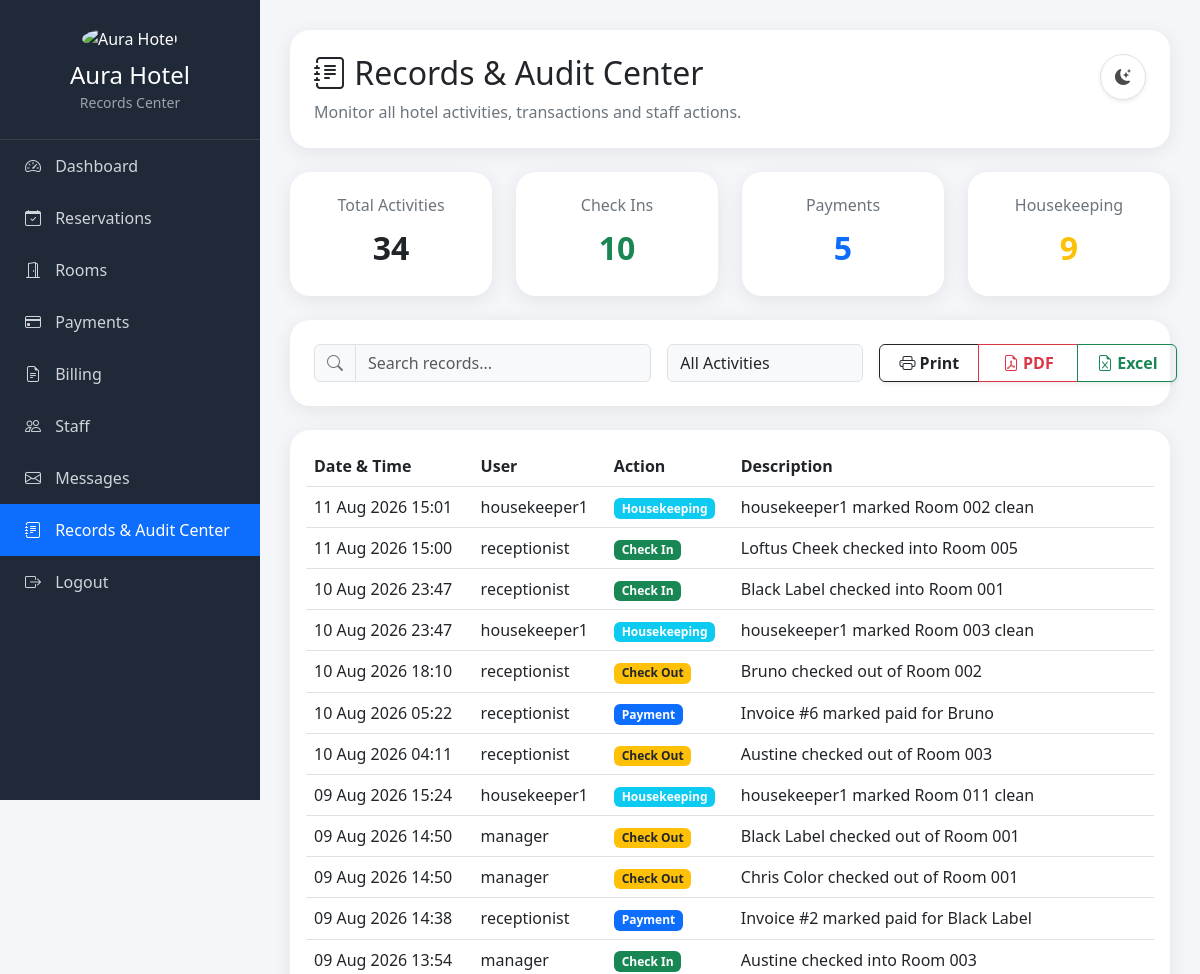
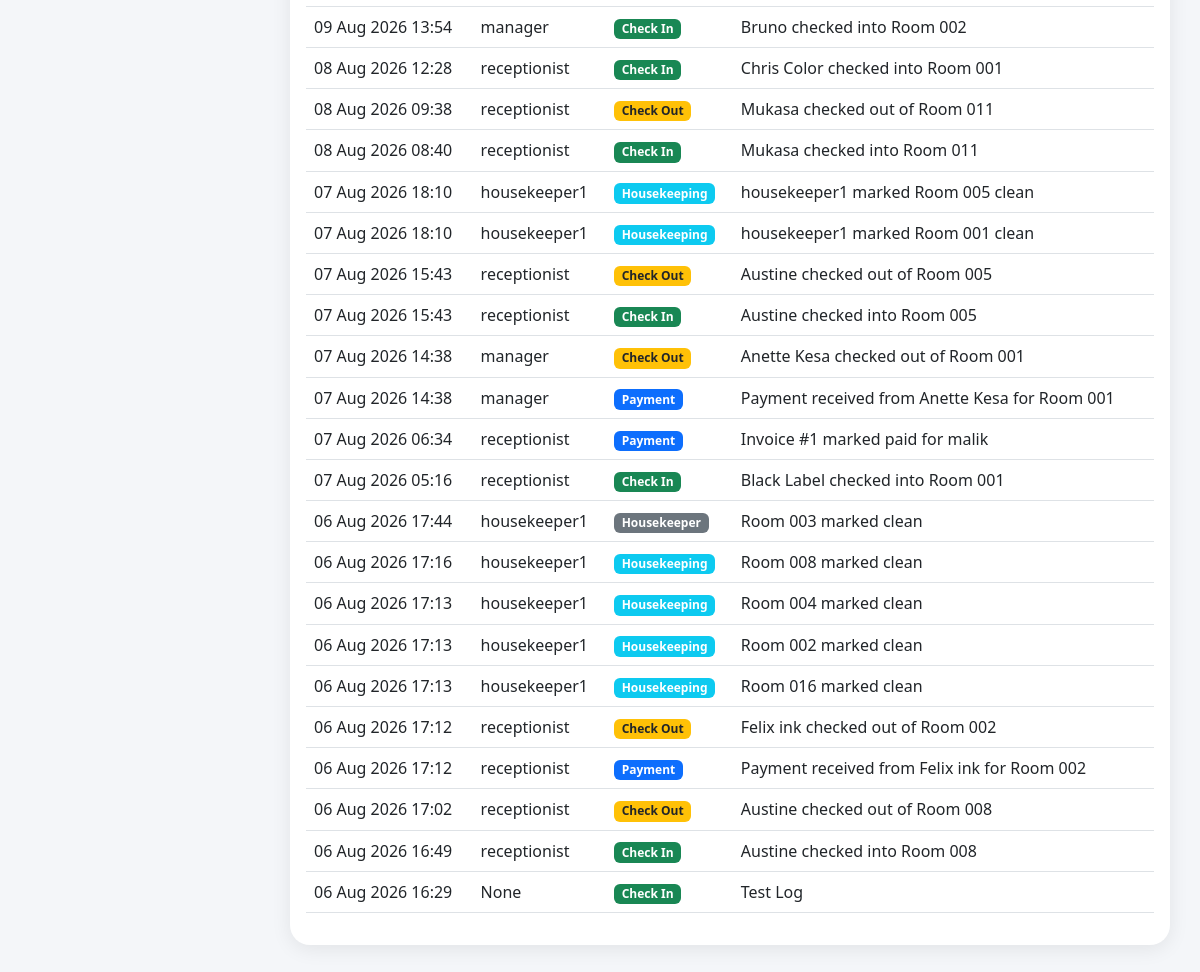
The page /records/audit-dashboard/ on the database its author committed (2 pictures, top to bottom).
### records/models.py (models this page shows, shortened)
class AuditLog(models.Model):
    ACTION_TYPES = (
        ('Reservation', 'Reservation'),
        ('Check In', 'Check In'),
        ('Check Out', 'Check Out'),
        ('Payment', 'Payment'),
        ('Housekeeping', 'Housekeeping'),
        ('Room Status', 'Room Status'),
        ('Staff', 'Staff'),
    )
    user = models.ForeignKey(
        User,
        on_delete=models.SET_NULL,
        null=True,
        blank=True
    )
    action_type = models.CharField(
        max_length=50,
        choices=ACTION_TYPES
    )
    description = models.TextField()
    created_at = models.DateTimeField(
        auto_now_add=True
    )

### records/views.py (the view)
def audit_dashboard(request):
    logs = AuditLog.objects.all().order_by('-created_at')
    context = {
        'logs': logs,
        'total_logs': logs.count(),
        'checkins': logs.filter(action_type='Check In').count(),
        'payments': logs.filter(action_type='Payment').count(),
        'checkouts': logs.filter(action_type='Check Out').count(),
        'housekeeping': logs.filter(action_type='Housekeeping').count(),
    }
    return render(
        request,
        'audit_dashboard.html',
        context
    )

### hotel/templates/audit_dashboard.html (shortened to what this page needs)
{% load static %}
<!DOCTYPE html>
<html lang="en">
<head>
<link href="https://cdn.jsdelivr.net/npm/bootstrap@5.3.3/dist/css/bootstrap.min.css" rel="stylesheet">
<link rel="stylesheet" href="https://cdn.jsdelivr.net/npm/bootstrap-icons@1.11.3/font/bootstrap-icons.min.css">
</head>
<body>
<div class="sidebar">
    <div class="logo-section">
        <img src="{% static 'images/aurahotel.png' %}" alt="Aura Hotel">
        <h4>Aura Hotel</h4>
        <small>Records Center</small>
    </div>
    <a href="{% url 'admin_dashboard' %}">
        <i class="bi bi-speedometer2"></i>
        Dashboard
    </a>
    <a href="{% url 'reservation_management' %}">
        <i class="bi bi-calendar-check"></i>
        Reservations
    </a>
    <a href="{% url 'room_management' %}">
        <i class="bi bi-door-open"></i>
        Rooms
    </a>
    <a href="{% url 'payment_dashboard' %}">
        <i class="bi bi-credit-card"></i>
        Payments
    </a>
    <a href="{% url 'billing_dashboard' %}">
        <i class="bi bi-file-earmark-text"></i>
        Billing
    </a>
    <a href="{% url 'staff_dashboard' %}">
        <i class="bi bi-people"></i>
        Staff
    </a>
    <a href="{% url 'messages_list' %}">
        <i class="bi bi-envelope"></i>
        Messages
    </a>
    <a href="{% url 'audit_dashboard' %}" class="active">
        <i class="bi bi-journal-text"></i>
        Records & Audit Center
    </a>
    <a href="{% url 'logout' %}">
        <i class="bi bi-box-arrow-right"></i>
        Logout
    </a>
</div>
<div class="main-content">
    <div class="card card-custom p-4 mb-4">
        <div class="d-flex justify-content-between align-items-start flex-wrap gap-3">
            <div>
                <h2>
                    <i class="bi bi-journal-text"></i>
                    Records & Audit Center
                </h2>
                <p class="text-muted mb-0">
                    Monitor all hotel activities, transactions and staff actions.
                </p>
            </div>
            <button class="btn rounded-circle shadow-sm d-flex align-items-center justify-content-center"
                    id="themeToggle"
                    title="Toggle dark/light mode">
                <i class="bi bi-moon-stars-fill" id="iconMoon" style="color:#4B4B4B;"></i>
            </button>
        </div>
    </div>
    <div class="row g-4 mb-4">
        <div class="col-md-3">
            <div class="card card-custom p-4 text-center">
                <h6 class="text-muted">Total Activities</h6>
                <div class="stat-number">{{ total_logs }}</div>
            </div>
        </div>
        <div class="col-md-3">
            <div class="card card-custom p-4 text-center">
                <h6 class="text-muted">Check Ins</h6>
                <div class="stat-number text-success">{{ checkins }}</div>
            </div>
        </div>
        <div class="col-md-3">
            <div class="card card-custom p-4 text-center">
                <h6 class="text-muted">Payments</h6>
                <div class="stat-number text-primary">{{ payments }}</div>
            </div>
        </div>
        <div class="col-md-3">
            <div class="card card-custom p-4 text-center">
                <h6 class="text-muted">Housekeeping</h6>
                <div class="stat-number text-warning">{{ housekeeping }}</div>
            </div>
        </div>
    </div>
    <div class="card card-custom p-4 mb-4">
        <div class="row g-3 align-items-center">
            <div class="col-lg-5">
                <div class="input-group">
                    <span class="input-group-text" style="background:var(--field-bg); border-color:var(--border-color); color:var(--text-muted);">
                        <i class="bi bi-search"></i>
                    </span>
                    <input type="text" id="searchInput" class="form-control" placeholder="Search records...">
                </div>
            </div>
            <div class="col-lg-3">
                <select id="filterAction" class="form-select">
                    <option value="">All Activities</option>
                </select>
            </div>
            <div class="col-lg-4 text-lg-end">
                <div class="btn-group shadow-sm">
                    <button onclick="window.print()" class="btn btn-outline-dark">
                        <i class="bi bi-printer"></i> Print
                    </button>
                    <a href="{% url 'export_audit_pdf' %}" class="btn btn-outline-danger">
                        <i class="bi bi-file-earmark-pdf"></i> PDF
                    </a>
                    <a href="{% url 'export_audit_excel' %}" class="btn btn-outline-success">
                        <i class="bi bi-file-earmark-excel"></i> Excel
                    </a>
                </div>
            </div>
        </div>
    </div>
    <div class="card card-custom">
        <div class="card-body">
            <div class="table-responsive">
                <table class="table table-hover" id="auditTable">
                    <thead>
                        <tr>
                            <th>Date &amp; Time</th>
                            <th>User</th>
                            <th>Action</th>
                            <th>Description</th>
                        </tr>
                    </thead>
                    <tbody>
                        {% for log in logs %}
                        <tr>
                            <td>{{ log.created_at|date:"d M Y H:i" }}</td>
                            <td>{{ log.user }}</td>
                            <td>
                                {% if log.action_type == 'Check In' %}
                                    <span class="badge bg-success">Check In</span>
                                {% elif log.action_type == 'Payment' %}
                                    <span class="badge bg-primary">Payment</span>
                                {% elif log.action_type == 'Check Out' %}
                                    <span class="badge bg-warning text-dark">Check Out</span>
                                {% elif log.action_type == 'Housekeeping' %}
                                    <span class="badge bg-info">Housekeeping</span>
                                {% else %}
                                    <span class="badge bg-secondary">{{ log.action_type }}</span>
                                {% endif %}
                            </td>
                            <td>{{ log.description }}</td>
                        </tr>
                        {% endfor %}
                    </tbody>
                </table>
            </div>
        </div>
    </div>
</div>
</body>
</html>

### hotel/templates/audit_dashboard.html (style rules this page uses)
:root { --bg-color:#f4f6f9; --text-color:#212529; --text-muted:#6c757d; --card-bg:#ffffff; --card-shadow:rgba(0,0,0,.08); --border-color:#dee2e6; --sidebar-bg:#1f2937; --sidebar-hover:#374151; --sidebar-text:#d1d5db; --table-hover:rgba(0,0,0,.03); --table-header-bg:#f8f9fa; --field-bg:#f8f9fb; }
body { background:var(--bg-color); color:var(--text-color); transition:background-color .3s ease, color .3s ease; }
.btn-group .btn { min-width:100px; font-weight:600; }
.card-custom { border:none; border-radius:20px; background:var(--card-bg); color:var(--text-color); box-shadow:0 4px 20px var(--card-shadow); transition:background-color .3s ease, color .3s ease, box-shadow .3s ease; }
.sidebar { width:260px; min-height:100vh; background:var(--sidebar-bg); color:#fff; position:fixed; left:0; top:0; overflow-y:auto; transition:background-color .3s ease; }
.logo-section { text-align:center; padding:25px; border-bottom:1px solid rgba(255,255,255,.1); }
.logo-section img { width:70px; height:70px; object-fit:contain; border-radius:50%; }
.logo-section h4 { margin-top:10px; margin-bottom:0; }
.logo-section small { color:#9ca3af; }
.sidebar a { display:block; color:var(--sidebar-text); text-decoration:none; padding:14px 25px; transition:.3s; }
.sidebar a.active { background:#0d6efd; color:#fff; }
.sidebar i { margin-right:10px; }
.main-content { margin-left:260px; padding:30px; }
.stat-number { font-size:2rem; font-weight:bold; }
.text-muted { color:var(--text-muted) !important; }
#themeToggle { width:46px; height:46px; background:var(--card-bg); border:1px solid var(--border-color); color:var(--text-color); transition:background-color .3s ease, border-color .3s ease; }
.form-control, .form-select { background:var(--field-bg); color:var(--text-color); border-color:var(--border-color); }
.table { --bs-table-color: var(--text-color); --bs-table-bg: transparent; --bs-table-striped-color: var(--text-color); --bs-table-striped-bg: var(--table-hover); --bs-table-active-color: var(--text-color); --bs-table-active-bg: var(--table-hover); --bs-table-hover-color: var(--text-color); --bs-table-hover-bg: var(--table-hover); --bs-table-border-color: var(--border-color); color:var(--text-color); }
.table th { background:var(--table-header-bg); color:var(--text-muted); }
.table > :not(caption) > * > * { color:var(--text-color); border-bottom-color:var(--border-color); background-color:transparent; }

### rows shown on the page
AuditLog: created_at "11 Aug 2026 15:01", user "housekeeper1", action_type "Housekeeping", description "housekeeper1 marked Room 002 clean"
AuditLog: created_at "11 Aug 2026 15:00", user "receptionist", action_type "Check In", description "Loftus Cheek checked into Room 005"
AuditLog: created_at "10 Aug 2026 23:47", user "receptionist", action_type "Check In", description "Black Label checked into Room 001"
AuditLog: created_at "10 Aug 2026 23:47", user "housekeeper1", action_type "Housekeeping", description "housekeeper1 marked Room 003 clean"
AuditLog: created_at "10 Aug 2026 18:10", user "receptionist", action_type "Check Out", description "Bruno checked out of Room 002"
AuditLog: created_at "10 Aug 2026 05:22", user "receptionist", action_type "Payment", description "Invoice #6 marked paid for Bruno"
AuditLog: created_at "10 Aug 2026 04:11", user "receptionist", action_type "Check Out", description "Austine checked out of Room 003"
AuditLog: created_at "09 Aug 2026 15:24", user "housekeeper1", action_type "Housekeeping", description "housekeeper1 marked Room 011 clean"
AuditLog: created_at "09 Aug 2026 14:50", user "manager", action_type "Check Out", description "Black Label checked out of Room 001"
AuditLog: created_at "09 Aug 2026 14:50", user "manager", action_type "Check Out", description "Chris Color checked out of Room 001"
AuditLog: created_at "09 Aug 2026 14:38", user "receptionist", action_type "Payment", description "Invoice #2 marked paid for Black Label"
AuditLog: created_at "09 Aug 2026 13:54", user "manager", action_type "Check In", description "Austine checked into Room 003"
AuditLog: created_at "09 Aug 2026 13:54", user "manager", action_type "Check In", description "Bruno checked into Room 002"
AuditLog: created_at "08 Aug 2026 12:28", user "receptionist", action_type "Check In", description "Chris Color checked into Room 001"
AuditLog: created_at "08 Aug 2026 09:38", user "receptionist", action_type "Check Out", description "Mukasa checked out of Room 011"
AuditLog: created_at "08 Aug 2026 08:40", user "receptionist", action_type "Check In", description "Mukasa checked into Room 011"
AuditLog: created_at "07 Aug 2026 18:10", user "housekeeper1", action_type "Housekeeping", description "housekeeper1 marked Room 005 clean"
AuditLog: created_at "07 Aug 2026 18:10", user "housekeeper1", action_type "Housekeeping", description "housekeeper1 marked Room 001 clean"
AuditLog: created_at "07 Aug 2026 15:43", user "receptionist", action_type "Check Out", description "Austine checked out of Room 005"
AuditLog: created_at "07 Aug 2026 15:43", user "receptionist", action_type "Check In", description "Austine checked into Room 005"
AuditLog: created_at "07 Aug 2026 14:38", user "manager", action_type "Check Out", description "Anette Kesa checked out of Room 001"
AuditLog: created_at "07 Aug 2026 14:38", user "manager", action_type "Payment", description "Payment received from Anette Kesa for Room 001"
AuditLog: created_at "07 Aug 2026 06:34", user "receptionist", action_type "Payment", description "Invoice #1 marked paid for malik"
AuditLog: created_at "07 Aug 2026 05:16", user "receptionist", action_type "Check In", description "Black Label checked into Room 001"
AuditLog: created_at "06 Aug 2026 17:44", user "housekeeper1", action_type "Housekeeper", description "Room 003 marked clean"
AuditLog: created_at "06 Aug 2026 17:16", user "housekeeper1", action_type "Housekeeping", description "Room 008 marked clean"
AuditLog: created_at "06 Aug 2026 17:13", user "housekeeper1", action_type "Housekeeping", description "Room 004 marked clean"
AuditLog: created_at "06 Aug 2026 17:13", user "housekeeper1", action_type "Housekeeping", description "Room 002 marked clean"
AuditLog: created_at "06 Aug 2026 17:13", user "housekeeper1", action_type "Housekeeping", description "Room 016 marked clean"
AuditLog: created_at "06 Aug 2026 17:12", user "receptionist", action_type "Check Out", description "Felix ink checked out of Room 002"
AuditLog: created_at "06 Aug 2026 17:12", user "receptionist", action_type "Payment", description "Payment received from Felix ink for Room 002"
AuditLog: created_at "06 Aug 2026 17:02", user "receptionist", action_type "Check Out", description "Austine checked out of Room 008"
AuditLog: created_at "06 Aug 2026 16:49", user "receptionist", action_type "Check In", description "Austine checked into Room 008"
AuditLog: created_at "06 Aug 2026 16:29", user "None", action_type "Check In", description "Test Log"

### other values the page prints
{{ total_logs }} "34"
{{ checkins }} "10"
{{ payments }} "5"
{{ housekeeping }} "9"
